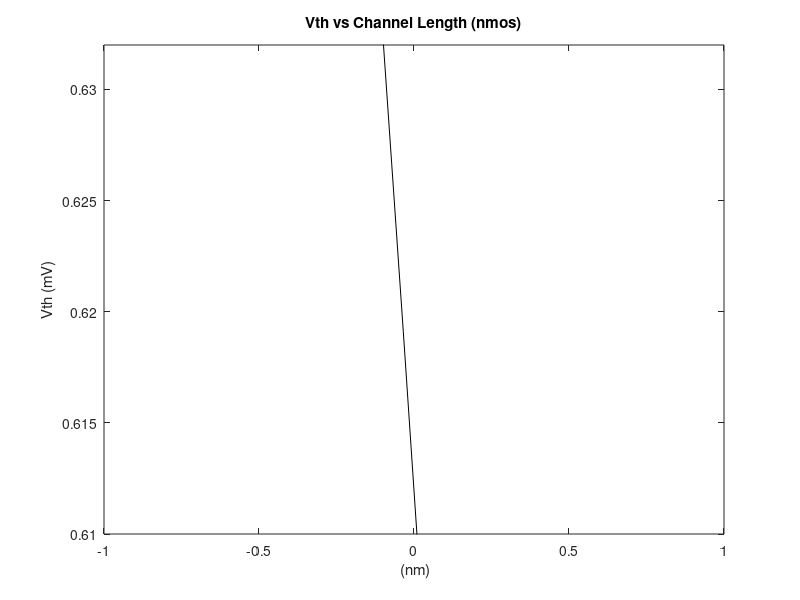

MATLAB code to generate this figure:
data = csvread('nmos_vbody_sweep.csv')

len = data(:,1)
vth = data(:,2)

coefs = polyfit(len,vth,1);
coefs


plot(len,vth,'k-')

xlabel(' (nm)')
ylabel('Vth (mV)')
ylim([0.61 0.632])
title('Vth vs Channel Length (nmos)')